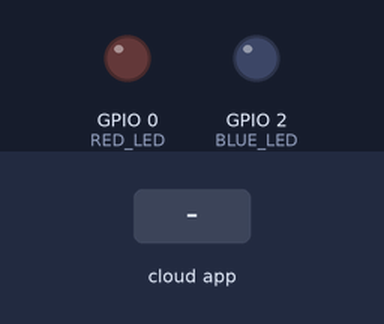
The sketch below on a simulated ESP8266 (NodeMCU). On the bench: output pins drawn as LEDs (lit = HIGH). The test bench sets the inputs (shaded band). WiFi joins after 1.5 s; servers stay silent unless stated; no MQTT or app messages arrive unless stated; what the sketch prints to the serial monitor is not drawn.

Above: at 2.7 s.
2.8 s: the phone or cloud app sets red to 0
At 4.0 s:
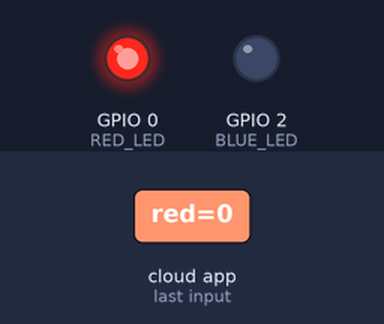
4.3 s: the phone or cloud app sets blue to 0
At 4.9 s:
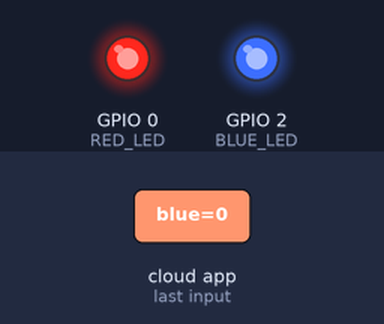
5.8 s: the phone or cloud app sets red to 1
At 7.0 s:
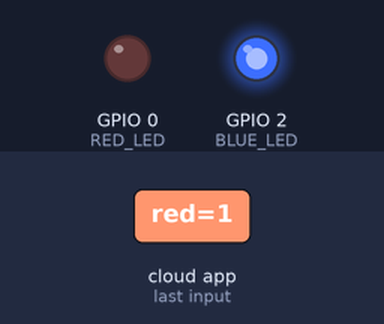
7.3 s: the phone or cloud app sets blue to 1
At 8.0 s:
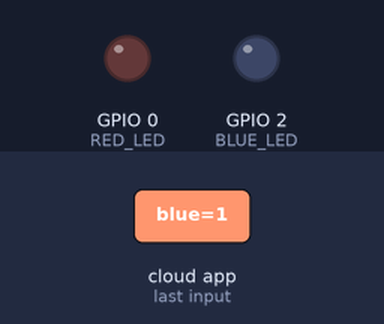
Timing chart, 0 to 9.8 s (numbered marks = the images above; inputs shaded):
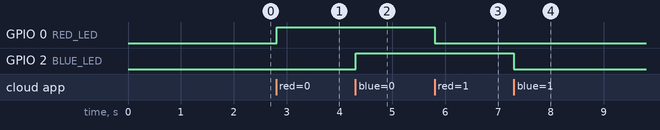

Measured:
- after the input at 2.8 s, GPIO 0 (RED_LED): LOW → HIGH at once
- after the input at 4.3 s, GPIO 2 (BLUE_LED): LOW → HIGH at once
- after the input at 5.8 s, GPIO 0 (RED_LED): HIGH → LOW at once
- after the input at 7.3 s, GPIO 2 (BLUE_LED): HIGH → LOW at once

The sketch:

Huzzah_mqtt_mysql.ino
```cpp
#include <ESP8266WiFi.h>
#include "Adafruit_MQTT.h"
#include "Adafruit_MQTT_Client.h"

#define WLAN_SSID       "TTLab"
#define WLAN_PASS       "a4fg72jk99l1mn"

#define AIO_SERVER      "192.168.2.108"

#define AIO_SERVERPORT  1883

#define BLUE_LED 2
#define RED_LED 0


#define AIO_USERNAME    "ubuntu"
#define AIO_KEY         "tvtatk2018"


// Create an ESP8266 WiFiClient class to connect to the MQTT server.
WiFiClient client;

// Setup the MQTT client class by passing in the WiFi client and MQTT server and login details.
Adafruit_MQTT_Client mqtt(&client, AIO_SERVER, AIO_SERVERPORT, AIO_USERNAME, AIO_USERNAME, AIO_KEY);


// Setup a feeds called 'red' and 'blue'
Adafruit_MQTT_Subscribe red = Adafruit_MQTT_Subscribe(&mqtt, "red");
Adafruit_MQTT_Subscribe blue = Adafruit_MQTT_Subscribe(&mqtt, "blue");


//Adafruit_MQTT_Publish sendPub = Adafruit_MQTT_Publish(&mqtt, "ledit");
//Adafruit_MQTT_Publish sendPub = Adafruit_MQTT_Publish(&mqtt, AIO_USERNAME "ledit");
Adafruit_MQTT_Publish sendPub = Adafruit_MQTT_Publish(&mqtt, "ledit");

uint8_t setRed[] = "10";
uint8_t setBlue[] = "20";
uint8_t clearRed[] = "30";
uint8_t clearBlue[] = "40";

/*************************** Sketch Code ************************************/


void redcallback(double x) {
  if(x > 0)
  {
    digitalWrite(RED_LED,LOW);
    if (! sendPub.publish(setRed, sizeof(setRed)))
        Serial.println(F("Publish Failed."));
    else {
        Serial.println(F("Publish Success!"));
    }
  }
  else{
    digitalWrite(RED_LED,HIGH);
    if (! sendPub.publish(clearRed, sizeof(clearRed)))
        Serial.println(F("Publish Failed."));
    else {
        Serial.println(F("Publish Success!"));
    }

  }
}

void bluecallback(double x) {
  if(x > 0)
  {
    digitalWrite(BLUE_LED,LOW);
    if (! sendPub.publish(setBlue, sizeof(setBlue)))
        Serial.println(F("Publish Failed."));
    else {
        Serial.println(F("Publish Success!"));
    }

  }
  else{
    digitalWrite(BLUE_LED,HIGH);
    if (! sendPub.publish(clearBlue, sizeof(clearBlue)))
        Serial.println(F("Publish Failed."));
    else {
        Serial.println(F("Publish Success!"));
    }

  }
}


void setup() {
  Serial.begin(115200);
  delay(10);

  Serial.println(F("Adafruit MQTT demo"));

  // Connect to WiFi access point.
  Serial.println(); Serial.println();
  Serial.print("Connecting to ");
  Serial.println(WLAN_SSID);

  WiFi.begin(WLAN_SSID, WLAN_PASS);
  while (WiFi.status() != WL_CONNECTED) {
    delay(500);
    Serial.print(".");
  }
  Serial.println();

  Serial.println("WiFi connected");
  Serial.println("IP address: "); Serial.println(WiFi.localIP());

  pinMode(BLUE_LED,OUTPUT);
  pinMode(RED_LED,OUTPUT);


  digitalWrite(BLUE_LED,LOW);
  digitalWrite(RED_LED,LOW);


  red.setCallback(redcallback);
  blue.setCallback(bluecallback);


  // Setup MQTT subscription for RED and BLUE led.

  mqtt.subscribe(&red);
  mqtt.subscribe(&blue);


}

uint32_t x=0;

void loop() {
  // Ensure the connection to the MQTT server is alive (this will make the first
  // connection and automatically reconnect when disconnected).  See the MQTT_connect
  // function definition further below.
  MQTT_connect();

  // this is our 'wait for incoming subscription packets and callback em' busy subloop
  // try to spend your time here:
  mqtt.processPackets(10000);

  // ping the server to keep the mqtt connection alive
  // NOT required if you are publishing once every KEEPALIVE seconds

  if(! mqtt.ping()) {
    mqtt.disconnect();
  }
}

// Function to connect and reconnect as necessary to the MQTT server.
// Should be called in the loop function and it will take care if connecting.
void MQTT_connect() {
  int8_t ret;

  // Stop if already connected.
  if (mqtt.connected()) {
    return;
  }

  Serial.print("Connecting to MQTT... ");

  uint8_t retries = 3;
  while ((ret = mqtt.connect()) != 0) { // connect will return 0 for connected
       Serial.println(mqtt.connectErrorString(ret));
       Serial.println("Retrying MQTT connection in 10 seconds...");
       mqtt.disconnect();
       delay(10000);  // wait 10 seconds
       retries--;
       if (retries == 0) {
         // basically die and wait for WDT to reset me
         while (1);
       }
  }
  Serial.println("MQTT Connected!");
}
```
